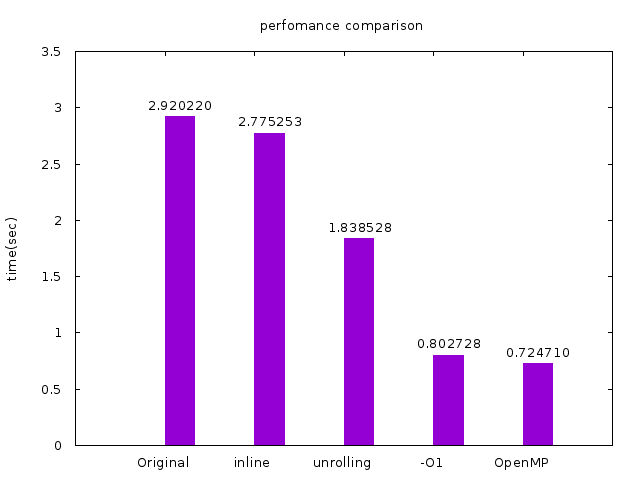

The script that saved this image:
reset
set ylabel 'time(sec)'
set style fill solid
set title 'perfomance comparison'
set term png enhanced font 'Verdana,10'
set output 'runtime.png'
set key above

plot [:][0:3.5]'output.txt' using 2:xticlabel(1) with histogram notitle, \
'' using ($0+0.2):($2+0.1):2 with labels notitle
